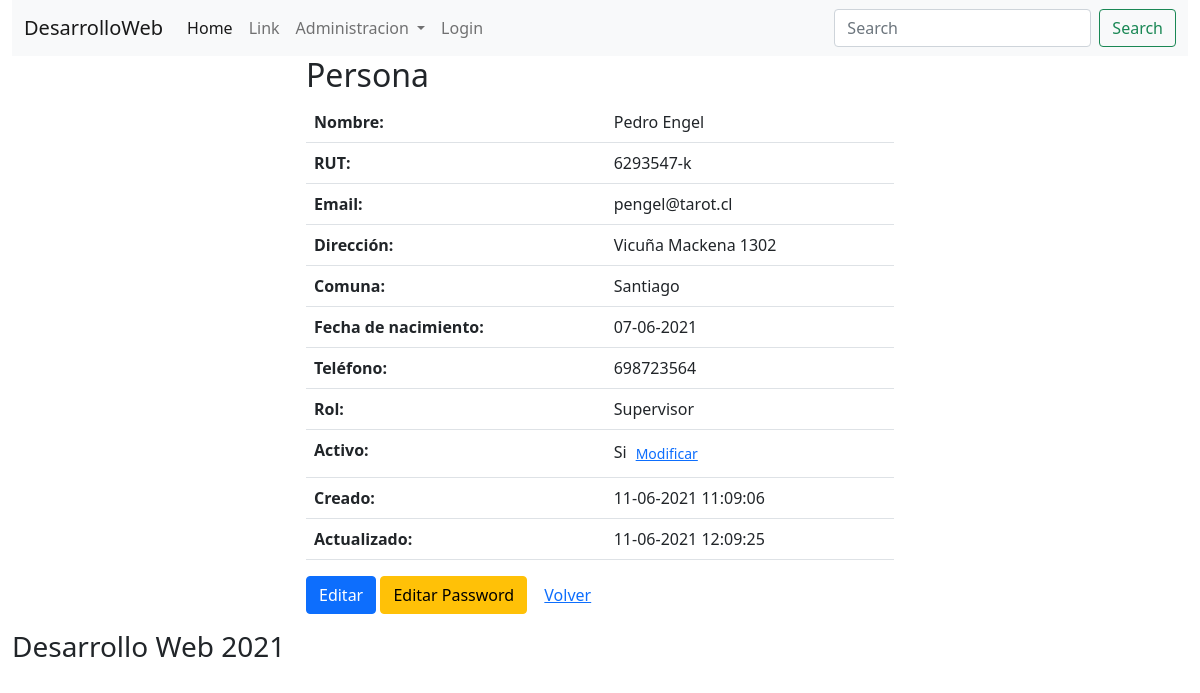
The app's page /personas/show.php?id=2 with its own data.
### tables this page shows
CREATE TABLE `personas` (
  `id` int NOT NULL AUTO_INCREMENT,
  `nombre` varchar(255) NOT NULL,
  `rut` varchar(20) NOT NULL,
  `email` varchar(255) NOT NULL,
  `direccion` varchar(255) NOT NULL,
  `fecha_nac` date NOT NULL,
  `telefono` int NOT NULL,
  `rol_id` int NOT NULL,
  `comuna_id` int NOT NULL,
  `created_at` datetime DEFAULT NULL,
  `updated_at` datetime DEFAULT NULL,
  PRIMARY KEY (`id`),
  KEY `rol_id` (`rol_id`),
  KEY `comuna_id` (`comuna_id`),
  CONSTRAINT `personas_ibfk_1` FOREIGN KEY (`rol_id`) REFERENCES `roles` (`id`),
  CONSTRAINT `personas_ibfk_2` FOREIGN KEY (`comuna_id`) REFERENCES `comunas` (`id`)
);

CREATE TABLE `comunas` (
  `id` int NOT NULL AUTO_INCREMENT,
  `nombre` varchar(255) NOT NULL,
  `region_id` int NOT NULL,
  `created_at` datetime DEFAULT NULL,
  `updated_at` datetime DEFAULT NULL,
  PRIMARY KEY (`id`),
  KEY `region` (`region_id`),
  CONSTRAINT `comunas_ibfk_1` FOREIGN KEY (`region_id`) REFERENCES `regiones` (`id`)
);

CREATE TABLE `roles` (
  `id` int NOT NULL AUTO_INCREMENT,
  `nombre` varchar(255) NOT NULL,
  `created_at` datetime DEFAULT NULL,
  `updated_at` datetime DEFAULT NULL,
  PRIMARY KEY (`id`)
);

### personas/show.php (the view, shortened to what this page needs)
<?php
    require('../class/conexion.php');
    if (isset($_GET['id'])) {
        $id = (int) $_GET['id'];
        $res = $mbd->prepare("SELECT p.id, p.nombre, p.rut, p.email, p.direccion, p.fecha_nac, p.telefono, p.created_at, p.updated_at, r.nombre as rol, c.nombre as comuna FROM personas p INNER JOIN roles r ON p.rol_id = r.id INNER JOIN comunas c ON p.comuna_id = c.id WHERE p.id = ?");
        $res->bindParam(1, $id);
        $res->execute();
        $persona = $res->fetch();
        $res = $mbd->prepare("SELECT id, activo FROM usuarios WHERE persona_id = ?");
        $res->bindParam(1, $id);
        $res->execute();
        $usuario = $res->fetch();
    }
?>
<!DOCTYPE html>
<html lang="en">
<head>
    <link href="https://cdn.jsdelivr.net/npm/bootstrap@5.0.0-beta3/dist/css/bootstrap.min.css" rel="stylesheet">
</head>
<body>
    <div class="container-fluid">
        <header>
            <?php include('../partials/menu.php'); ?>
        </header>
        <section>
            <div class="col-md-6 offset-md-3">
                <h2>Persona</h2>
                <?php if(!empty($persona)): ?>
                    <table class="table table-hover">
                        <tr>
                            <th>Nombre:</th>
                            <td> <?php echo $persona['nombre']; ?> </td>
                        </tr>
                        <tr>
                            <th>RUT:</th>
                            <td> <?php echo $persona['rut']; ?> </td>
                        </tr>
                        <tr>
                            <th>Email:</th>
                            <td> <?php echo $persona['email']; ?> </td>
                        </tr>
                        <tr>
                            <th>Dirección:</th>
                            <td> <?php echo $persona['direccion']; ?> </td>
                        </tr>
                        <tr>
                            <th>Comuna:</th>
                            <td> <?php echo $persona['comuna']; ?> </td>
                        </tr>
                        <tr>
                            <th>Fecha de nacimiento:</th>
                            <td>
                                <?php
                                    $fecha_nac = new DateTime($persona['fecha_nac']);
                                    echo $fecha_nac->format('d-m-Y');
                                ?>
                            </td>
                        </tr>
                        <tr>
                            <th>Teléfono:</th>
                            <td> <?php echo $persona['telefono']; ?> </td>
                        </tr>
                        <tr>
                            <th>Rol:</th>
                            <td><?php echo $persona['rol']; ?></td>
                        </tr>
                        <tr>
                            <th>Activo:</th>
                            <td>
                                <?php
                                    if (!empty($usuario)) {
                                        if ($usuario['activo'] == 1) {
                                            echo "Si";
                                        }else {
                                            echo "No";
                                        }
                                        echo "<a href='../usuarios/edit.php?id=" . $usuario['id'] ."' class='btn btn-link btn-sm'>Modificar</a>";
                                    }else {
                                        echo "No";
                                    }
                                ?>
                            </td>
                        </tr>
                        <tr>
                            <th>Creado:</th>
                            <td>
                                <?php
                                    $fecha = new DateTime($persona['created_at']);
                                    echo $fecha->format('d-m-Y H:i:s');
                                ?>
                            </td>
                        </tr>
                        <tr>
                            <th>Actualizado:</th>
                            <td>
                                <?php
                                    $fecha = new DateTime($persona['updated_at']);
                                    echo $fecha->format('d-m-Y H:i:s');
                                ?>
                            </td>
                        </tr>
                    </table>
                    <p>
                        <a href="edit.php?id=<?php echo $id; ?>" class="btn btn-primary">Editar</a>
                        <?php if(!$usuario): ?>
                            <a href="../usuarios/add.php?id_persona=<?php echo $id; ?>" class="btn btn-success">Agregar Cuenta</a>
                        <?php else: ?>
                            <a href="../usuarios/editPassword.php?id=<?php echo $usuario['id']; ?>" class="btn btn-warning">Editar Password</a>
                        <?php endif; ?>
                        <a href="index.php" class="btn btn-link">Volver</a>
                    </p>
                <?php else: ?>
                    <p class="text-info">
                        El dato consultado no existe
                    </p>
                <?php endif; ?>
            </div>
        </section>
        <footer>
            <h3>Desarrollo Web 2021</h3>
        </footer>
    </div>
</body>
</html>

### records on screen
personas: nombre "Pedro Engel", rut "6293547-k", email "pengel@tarot.cl", direccion "Vicuña Mackena 1302", comuna.nombre "Santiago", fecha_nac "07-06-2021", telefono "698723564", rol.nombre "Supervisor", created_at "11-06-2021 11:09:06", updated_at "11-06-2021 12:09:25"
